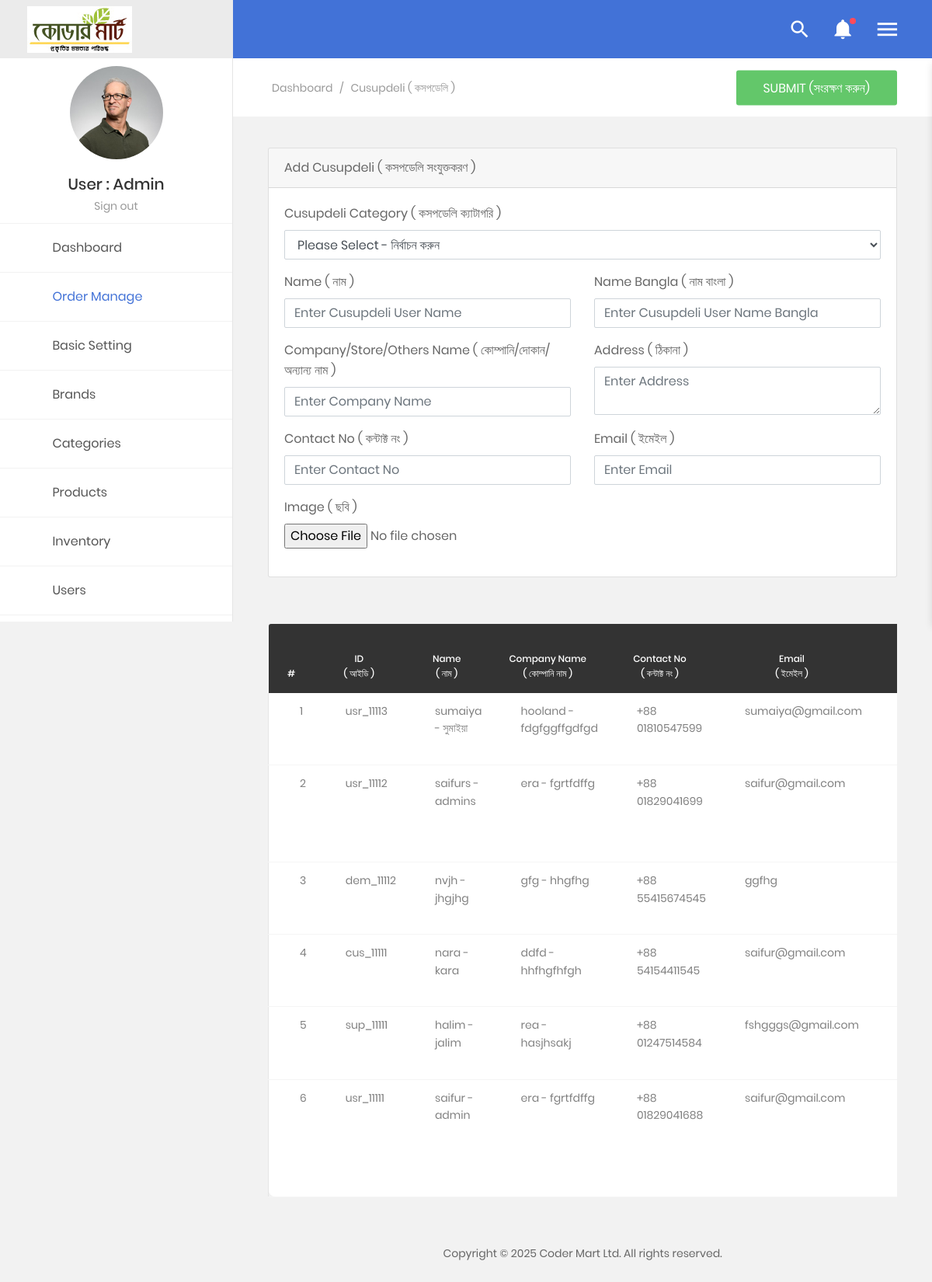
The page /admin/home/cusupdeli.php (signed in) on the database its author committed.
### tables this page shows
CREATE TABLE `basic` (
  `id` int(11) NOT NULL,
  `compName` varchar(50) NOT NULL,
  `compName_en` varchar(50) DEFAULT NULL,
  `address` varchar(255) NOT NULL,
  `phone` varchar(25) NOT NULL,
  `office_phone` varchar(25) NOT NULL,
  `email` varchar(100) NOT NULL,
  `logo` varchar(255) NOT NULL,
  `currency` varchar(255) NOT NULL,
  `facebook` varchar(100) NOT NULL,
  `twitter` varchar(100) NOT NULL,
  `linkedin` varchar(100) NOT NULL,
  `delivery_method` varchar(255) NOT NULL,
  `messanger_group` varchar(150) NOT NULL,
  `whatapps_group` varchar(150) NOT NULL,
  `open_time` varchar(100) NOT NULL,
  `close_time` varchar(100) NOT NULL,
  `updationDate` timestamp NOT NULL DEFAULT current_timestamp()
);

CREATE TABLE `cusupdeli` (
  `id` int(11) NOT NULL,
  `forId` varchar(50) NOT NULL,
  `userName` varchar(255) DEFAULT NULL,
  `userName_bn` varchar(255) DEFAULT NULL,
  `password` varchar(255) NOT NULL,
  `passCode` varchar(100) NOT NULL,
  `compName` varchar(100) NOT NULL,
  `address` text DEFAULT NULL,
  `contactNo` varchar(15) NOT NULL,
  `email` varchar(50) NOT NULL,
  `totalBuy` float(15,2) NOT NULL DEFAULT 0.00,
  `totalPaid` float(15,2) NOT NULL DEFAULT 0.00,
  `totalDue` float(15,2) NOT NULL DEFAULT 0.00,
  `regDate` timestamp NOT NULL DEFAULT current_timestamp(),
  `image` varchar(255) NOT NULL,
  `status` varchar(5) NOT NULL,
  `forwarding` varchar(5) DEFAULT NULL,
  `updateDate` timestamp NOT NULL DEFAULT current_timestamp()
);

### admin/include/config.php (called while the page is built, shortened)
<?php
   $con = mysqli_connect(DB_SERVER,DB_USER,DB_PASS,DB_NAME);
	$sql=mysqli_query($con,"select * from basic where id='1'");
	while($row=mysqli_fetch_array($sql))
	{
		$compName=$row['compName'];
	}
?>

### admin/home/cusupdeli.php (the view, shortened to what this page needs)
<?php
include('../include/config.php');
$cusupdeId = isset($_GET['id']) ? intval($_GET['id']) : 0;
$cusupdeli = [
    'userName' => '',
    'userName_bn' => '',
	'password' => '',
    'compName' => '',
    'address' => '',
    'contactNo' => '',
    'email' => '',
	'image' => '',
    'status' => ''
];
?>
<!DOCTYPE html>
<html lang="en">
   <?php include('share/head.php');?>
   <body class="animsition">
      <div class="page-wrapper">
         <?php include('share/menu.php');?>
         <div class="page-container2">
            <?php include('share/header.php');?>
            <section class="au-breadcrumb m-t-75">
               <div class="section__content section__content--p30">
                  <div class="container-fluid">
                     <div class="row">
                        <div class="col-md-12">
                           <div class="au-breadcrumb-content">
                              <div class="au-breadcrumb-left">
                                 <ul class="list-unstyled list-inline au-breadcrumb__list">
                                    <li class="list-inline-item active">
                                       <a href="#">Dashboard</a>
                                    </li>
                                    <li class="list-inline-item seprate">
                                       <span>/</span>
                                    </li>
                                    <li class="list-inline-item">Cusupdeli ( কসপডেলি ) </li>
                                 </ul>
                              </div>
							  <button id="submitCusupdeli" class="au-btn au-btn-icon au-btn--green"><?php echo $cusupdeId ? 'Update (হালনাগাদ করুন)' : 'Submit (সংরক্ষণ করুন)'; ?></button>
                           </div>
                        </div>
                     </div>
                  </div>
               </div>
            </section>
            <div class="main-content">
               <div class="section__content section__content--p30">
                  <div class="container-fluid">
                     <div class="row">
                        <div class="col-lg-12">
                           <div class="card">
                              <div class="card-header"><?php echo $cusupdeId ? 'Update' : 'Add'; ?> Cusupdeli ( কসপডেলি <?php echo $cusupdeId ? 'হালনাগাদ' : 'সংযুক্তকরণ'; ?> )</div>
                              <div class="card-body">
                               <form id="cusupdeliForm" method="post" enctype="multipart/form-data" novalidate>
									<div class="row">
										<div class="col-12">
											<div class="form-group">
												<label for="forwarding" class="form-control-label">
													Cusupdeli Category ( কসপডেলি ক্যাটাগরি )
												</label>
												<select name="forwarding" id="forwarding" class="form-control" onchange="toggleFields(this.value)">
													<?php if (!empty($cusupdeli['return'])) { ?>
														<option value="<?php echo htmlentities($cusupdeli['return']); ?>">
															<?php echo htmlentities($cusupdeli['name']).' - '.htmlentities($cusupdeli['name_bn']); ?>
														</option>
													<?php } else { ?>
														<option value="0"> Please Select - নির্বাচন করুন</option>
													<?php } ?>
												</select>
											</div>
										</div>
										<div class="col-6">
											<div class="form-group">
												<label for="userName">Name ( নাম )</label>
												<input id="userName" name="userName" type="text" class="form-control"
													placeholder="Enter Cusupdeli User Name" value="<?php echo htmlentities($cusupdeli['userName']); ?>" required>
											</div>
										</div>
										<div class="col-6">
											<div class="form-group">
												<label for="userName_bn">Name Bangla ( নাম বাংলা )</label>
												<input id="userName_bn" name="userName_bn" type="text" class="form-control"
													placeholder="Enter Cusupdeli User Name Bangla" value="<?php echo htmlentities($cusupdeli['userName_bn']); ?>" required>
											</div>
										</div>
										<div class="col-6">
											<div class="form-group">
												<label for="compName">Company/Store/Others Name ( কোম্পানি/দোকান/অন্যান্য নাম )</label>
												<input id="compName" name="compName" type="text" class="form-control"
													placeholder="Enter Company Name" value="<?php echo htmlentities($cusupdeli['compName']); ?>" required>
											</div>
										</div>
										<div class="col-6">
											<div class="form-group">
												<label for="address">Address ( ঠিকানা )</label>
												<textarea id="address" name="address" rows="2" class="form-control"
													placeholder="Enter Address"><?php echo htmlentities($cusupdeli['address']); ?></textarea>
											</div>
										</div>
										<div class="col-6">
											<div class="form-group">
												<label for="contactNo">Contact No ( কন্টাক্ট নং )</label>
												<input id="contactNo" name="contactNo" type="text" class="form-control"
													placeholder="Enter Contact No" value="<?php echo htmlentities($cusupdeli['contactNo']); ?>"
													maxlength="11" oninput="this.value = this.value.replace(/\D/g, '').slice(0, 11)" required>
											</div>
										</div>
										<div class="col-6">
											<div class="form-group">
												<label for="email">Email ( ইমেইল )</label>
												<input id="email" name="email" type="email" class="form-control"
													placeholder="Enter Email" value="<?php echo htmlentities($cusupdeli['email']); ?>" required>
											</div>
										</div>
										<div class="col-6">
											<div class="form-group">
												<label for="image">Image ( ছবি )</label>
												<input type="file" name="image" class="form-control-file" id="image" onchange="previewImage(event)">
											</div>
										</div>
									</div>
								</form>
                              </div>
                           </div>
                        </div>
                     </div>
                     <div class="row m-t-30">
                        <div class="col-md-12">
                           <div class="table-responsive m-b-40">
                              <table class="table table-borderless table-data3">
                                 <thead>
                                        <tr>
                                            <th>#</th>
											<th>ID<br>( আইডি )</th>
                                            <th>Name<br>( নাম )</th>
											<th>Company Name<br>( কোম্পানি নাম )</th>
											<th>Contact No <br>( কন্টাক্ট নং )</th>
											<th>Email <br>( ইমেইল )</th>
											<th>Picture <br>( ছবি )</th>
                                        </tr>
                                    </thead>
                                 <tbody>
								 <?php
                                        $query = $con->query("SELECT ci.*, us.name, us.name_bn, us.return
															   FROM cusupdeli ci
															   JOIN users us ON us.return = ci.forwarding ORDER BY id DESC");
                                        $cnt = 1;
                                        while ($row = $query->fetch_assoc()) {
                                        ?>
                                    <tr>
                                       <td><?php echo $cnt++; ?></td>
									   <td><?php echo htmlentities($row['forId']); ?></td>
									   <td><?php echo htmlentities($row['userName']).' - '.htmlentities($row['userName_bn']); ?></td>
									   <td><?php echo htmlentities($row['compName']).' - '.htmlentities($row['address']); ?></td>
									   <td><?php echo '+88 '.htmlentities($row['contactNo']); ?></td>
									   <td><?php echo htmlentities($row['email']); ?></td>
									   <td><img src="../cusupdeli/<?php echo $row['id']; ?>/<?php echo htmlentities($row['image']); ?>" width="100" height="100"></td>
                                    </tr>
                                   <?php } ?>
                                 </tbody>
                              </table>
                           </div>
                        </div>
                     </div>
                  </div>
               </div>
            </div>
            <?php include('share/footer.php');?>
         </div>
      </div>
   </body>

### admin/home/share/menu.php (shortened to what this page needs)
<?php
   $user = $_SESSION['alogin'];
 ?>
 <aside class="menu-sidebar2">
  <div class="logo">
    <a href="index.php"> <?php
					$sql=mysqli_query($con,"select * from basic where id='1'");
					while($row=mysqli_fetch_array($sql))
					{	?> <img src="../logo/
				<?php echo $row['id'];?>/
				<?php echo $row['logo'];?>" alt="
				<?php if(isset($compName)){ echo $compName;}?>" /> <?php } ?> </a>
  </div>
  <div class="menu-sidebar2__content js-scrollbar1">
    <div class="account2">
      <div class="image img-cir img-120">
        <img src="images/icon/avatar-big-01.jpg" alt="John Doe" />
      </div>
      <h4 class="name">User : <?php echo $user;?> </h4>
      <a href="../logout.php">Sign out</a>
    </div>
    <nav class="navbar-sidebar2">
      <ul class="list-unstyled navbar__list">
        <li>
          <a href="index.php">
            <i class="fas fa-shopping-basket"></i>Dashboard </a>
        </li>
        <li class="active has-sub">
          <a class="js-arrow" href="#">
            <i class="fas fa-tachometer-alt"></i>Order Manage <span class="arrow">
              <i class="fas fa-angle-down"></i>
            </span>
          </a>
        </li>
        <li class="has-sub">
          <a class="js-arrow" href="#">
            <i class="fas fa-tachometer-alt"></i>Basic Setting <span class="arrow">
              <i class="fas fa-angle-down"></i>
            </span>
          </a>
        </li>
		<li>
          <a href="brands.php">
            <i class="fas fa-shopping-basket"></i>Brands </a>
        </li>
        <li class="has-sub">
          <a class="js-arrow" href="#">
            <i class="fas fa-trophy"></i>Categories <span class="arrow">
              <i class="fas fa-angle-down"></i>
            </span>
          </a>
        </li>
        <li class="has-sub">
          <a class="js-arrow" href="#">
            <i class="fas fa-trophy"></i>Products <span class="arrow">
              <i class="fas fa-angle-down"></i>
            </span>
          </a>
        </li>
        <li class="has-sub">
          <a class="js-arrow" href="#">
            <i class="fas fa-trophy"></i>Inventory <span class="arrow">
              <i class="fas fa-angle-down"></i>
            </span>
          </a>
        </li>
        <li class="has-sub">
          <a class="js-arrow" href="#">
            <i class="fas fa-copy"></i>Users <span class="arrow">
              <i class="fas fa-angle-down"></i>
            </span>
          </a>
        </li>
      </ul>
    </nav>
  </div>
</aside>

### rows shown on the page
basic: logo (picture)
cusupdeli: forId "usr_11113", userName "sumaiya", userName_bn "সুমাইয়া", compName "hooland", address "fdgfggffgdfgd", contactNo "01810547599", email "sumaiya@gmail.com"
cusupdeli: forId "usr_11112", userName "saifurs", userName_bn "admins", compName "era", address "fgrtfdffg", contactNo "01829041699", email "saifur@gmail.com"
cusupdeli: forId "dem_11112", userName "nvjh", userName_bn "jhgjhg", compName "gfg", address "hhgfhg", contactNo "55415674545", email "ggfhg"
cusupdeli: forId "cus_11111", userName "nara", userName_bn "kara", compName "ddfd", address "hhfhgfhfgh", contactNo "54154411545", email "saifur@gmail.com"
cusupdeli: forId "sup_11111", userName "halim", userName_bn "jalim", compName "rea", address "hasjhsakj", contactNo "01247514584", email "fshgggs@gmail.com"
cusupdeli: forId "usr_11111", userName "saifur", userName_bn "admin", compName "era", address "fgrtfdffg", contactNo "01829041688", email "saifur@gmail.com"

### other values the page prints
$user "Admin"
